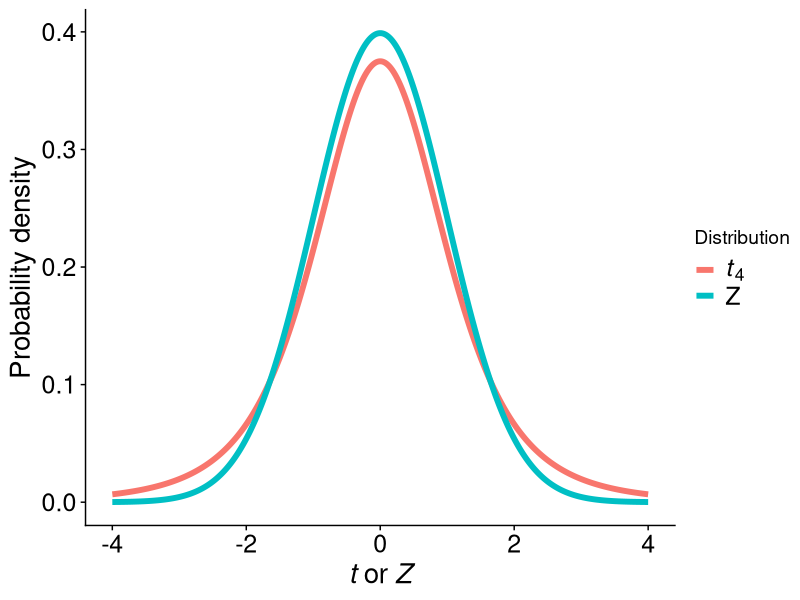
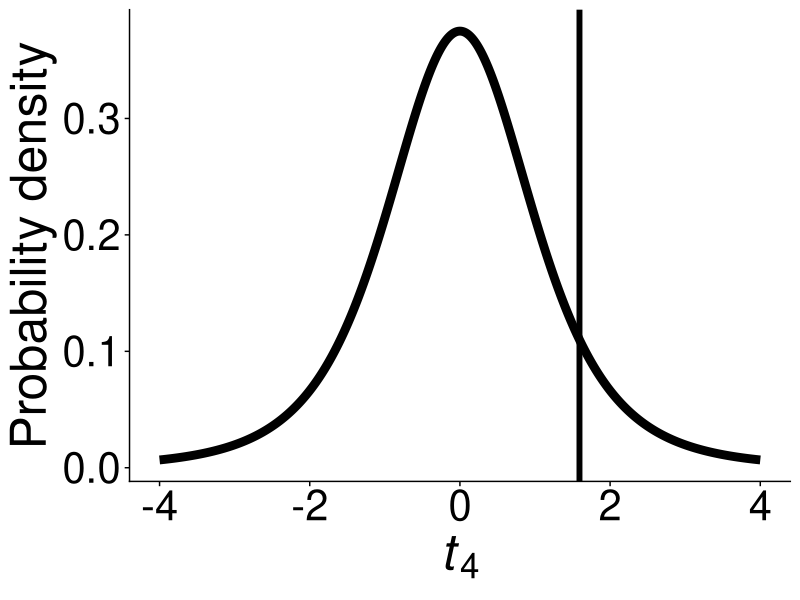
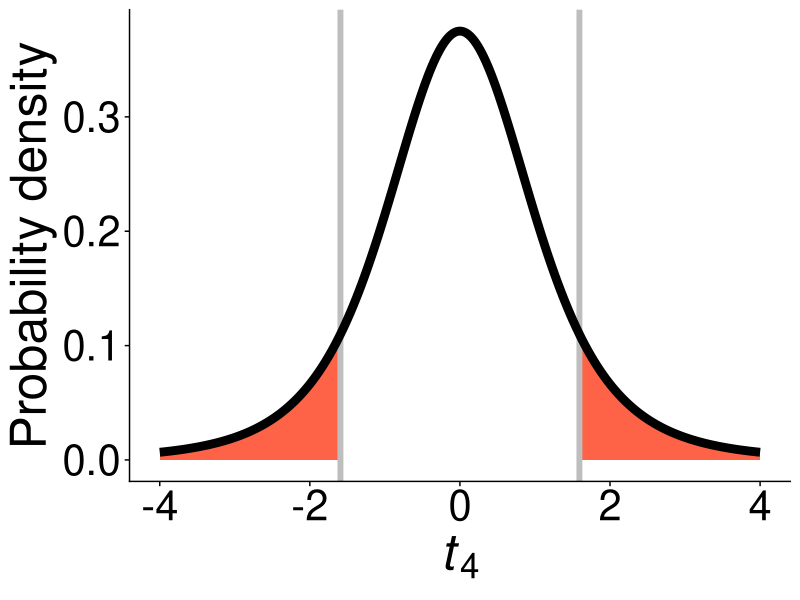
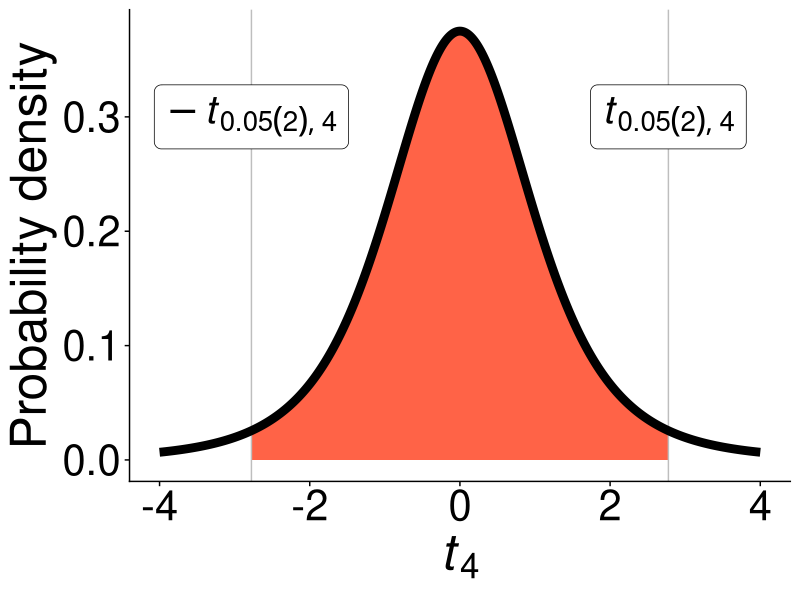
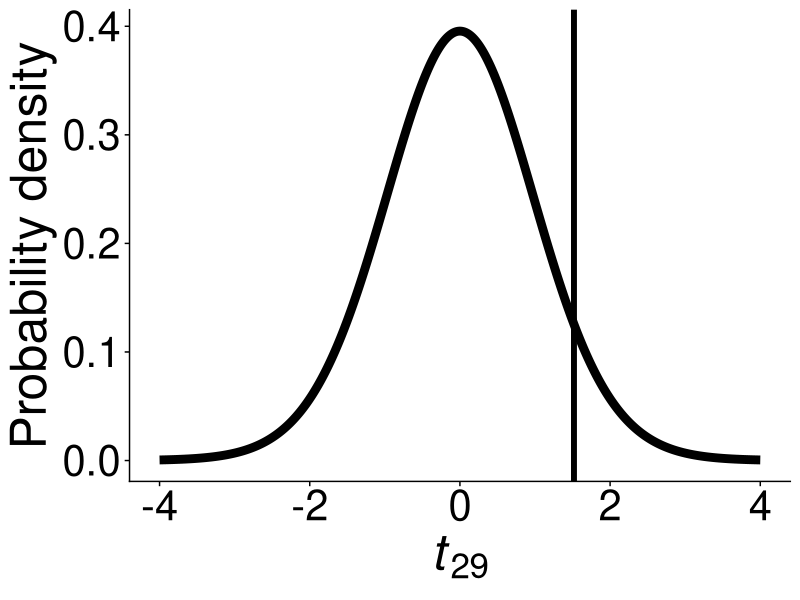
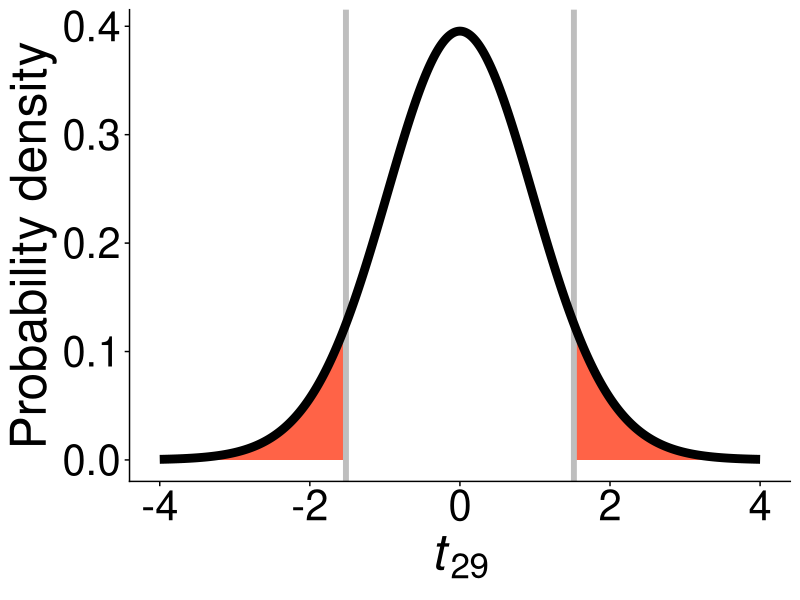

These figures' R source, in order:
## ---- chunk 1
knitr::opts_chunk$set(echo = FALSE, warning = FALSE,
                      message = FALSE, eval = TRUE)

library(cowplot)
library(ggplot2)
library(dplyr)
library(viridis)
library(glue)
library(stringr)
library(tidyr)
## ---- chunk 2
df <- data.frame(y = c(-0.04, 0.00, 0.06, 0.12, 0.20))

ybar <- mean(df$y)
s <- sd(df$y)
s2 <- var(df$y)
## ---- chunk 3
df1 <- crossing(x = seq(-4, 4, 0.01), nesting(
  Distribution = c("t", "Z"),
  df = c(4, Inf))) %>%
  mutate(y = dt(x, df))

ggplot(df1, aes(x, y, color = Distribution)) +
  geom_line(size = 2) +
  scale_color_discrete(labels = c(parse(text = c("italic(t)[4]")), parse(text = c("Z")))) +
  xlab(expression(italic(t)~or~italic(Z))) +
  ylab("Probability density") +
  theme_cowplot() +
  theme(
    axis.text = element_text(size = 18),
    axis.title = element_text(size = 20),
    legend.text = element_text(size = 18)
  )
## ---- chunk 4
test_stat <- ybar / (s / sqrt(5))

df <- tibble(t = seq(-4, 4, 0.01), y = dt(t, 4))

alpha <- 0.05
critical_value <- qt(
  p = alpha / 2,
  df = 4, # n = 5, df = n - 1
  lower.tail = FALSE
)

ggplot(df, aes(t, y)) +
  geom_line(size = 3) +
  geom_vline(xintercept = test_stat, size = 2) +
  xlab(expression(italic(t)[4])) +
  ylab("Probability density") +
  theme_cowplot() +
  theme(
    axis.text = element_text(size = 30),
    axis.title = element_text(size = 36)
  )
## ---- chunk 5
ggplot(df, aes(t, y)) +
  geom_area(data = filter(df, t > test_stat), fill = "tomato") +
  geom_area(data = filter(df, t < -test_stat), fill = "tomato") +
  geom_vline(xintercept = c(test_stat, -test_stat), color = "grey", size = 2) +
  geom_line(size = 3) +
  xlab(expression(italic(t)[4])) +
  ylab("Probability density") +
  theme_cowplot() +
  theme(
    axis.text = element_text(size = 30),
    axis.title = element_text(size = 36)
  )
## ---- chunk 6
P_value <- 2 * pt(
  q = 1.592,
  df = 4,
  lower.tail = FALSE
)

P_value
## ---- chunk 7
y <- c(-0.04, 0.00, 0.06, 0.12, 0.20)
t.test(y)
## ---- chunk 8
ggplot(df, aes(t, y)) +
  geom_area(data = filter(df, t < critical_value, t > -critical_value), fill = "tomato") +
  geom_vline(xintercept = c(critical_value, -critical_value), color = "grey") +
  geom_line(size = 3) +
  geom_label(
    data = tibble(t = c(-critical_value, critical_value), y = rep(0.3, 2),
                  label = c("-italic(t)[list(0.05(2),4)]", "italic(t)[list(0.05(2),4)]")),
    mapping = aes(label = label), parse = TRUE, size = 10
  ) +
  xlab(expression(italic(t)[4])) +
  ylab("Probability density") +
  theme_cowplot() +
  theme(
    axis.text = element_text(size = 30),
    axis.title = element_text(size = 36)
  )
## ---- chunk 9
critical_value <- qt(0.025, 4, lower.tail = FALSE)
critical_value
## ---- chunk 10
t.test(y)
## ---- chunk 11
test_stat <- (720 - 582) / (sqrt(63909.889310 * (1/15 + 1/16)))

df <- tibble(t = seq(-4, 4, 0.01), y = dt(t, 29))

alpha <- 0.05
critical_value <- qt(
  p = alpha / 2,
  df = 29,
  lower.tail = FALSE
)

ggplot(df, aes(t, y)) +
  geom_line(size = 3) +
  geom_vline(xintercept = test_stat, size = 2) +
  xlab(expression(italic(t)[29])) +
  ylab("Probability density") +
  theme_cowplot() +
  theme(
    axis.text = element_text(size = 30),
    axis.title = element_text(size = 36)
  )
## ---- chunk 12
ggplot(df, aes(t, y)) +
  geom_area(data = filter(df, t > test_stat), fill = "tomato") +
  geom_area(data = filter(df, t < -test_stat), fill = "tomato") +
  geom_vline(xintercept = c(test_stat, -test_stat), color = "grey", size = 2) +
  geom_line(size = 3) +
  xlab(expression(italic(t)[29])) +
  ylab("Probability density") +
  theme_cowplot() +
  theme(
    axis.text = element_text(size = 30),
    axis.title = element_text(size = 36)
  )
## ---- chunk 13
P_value <- 2 * pt(
  q = 1.518867,
  df = 29,
  lower.tail = FALSE
)

P_value
## ---- chunk 14
sus <- rnorm(15, 720, 223.6)
sus <- (sus - mean(sus)) / sd(sus)
sus <- sus * 223.6 + 720

res <- rnorm(16, 582, 277.3)
res <- (res - mean(res)) / sd(res)
res <- res * 277.3 + 582

dat <- data.frame(genotype = rep(c("Susceptible", "Resistant"), c(15, 16)),
                  n_seeds = c(sus, res))
## ---- chunk 15
t.test(dat$n_seeds ~ dat$genotype)
